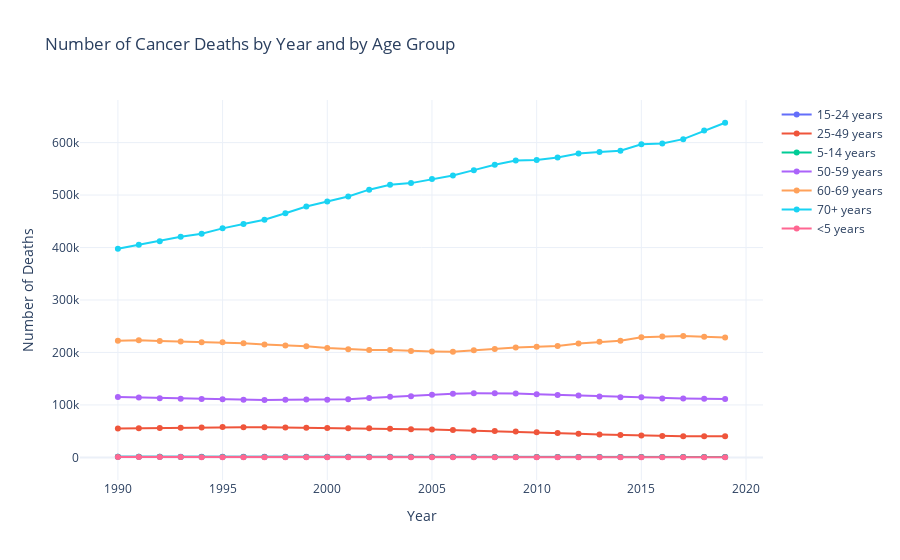

Notebook code for this chart:
### Markdown cell above
**ANALYSIS 2 : Number of Cancer cases from 1990 to 2019 - year by year**

By grouping specific age ranges and tracking the total cancer cases annually for each group, it offers insights into how cancer incidence fluctuates across different demographics over time.

### Code cell
# Define age groups with combined age ranges and corresponding groupings
age_group_mapping = {
    '<5 years': ['<5 years'],
    '5-14 years': ['5-14 years'],
    '15-24 years': ['15-19 years', '20-24 years'],
    '25-49 years': ['25-29 years', '30-34 years', '35-39 years', '40-44 years', '45-49 years'],
    '50-59 years': ['50-54 years', '55-59 years'],
    '60-69 years': ['60-64 years', '65-69 years'],
    '70+ years': ['70-74 years', '75+ years']
}

# Calculate the total number of death cases per age group and year
cases_by_year_age = data[(data['measure_name'] == 'Deaths') & (data['metric_id'] == 1)].groupby(['year', 'age_name'])['val'].sum().reset_index()

aggregated_data = []

for year in cases_by_year_age['year'].unique():
    for new_age_group, age_ranges in age_group_mapping.items():
        # Sum cases for all ages in the new age group for each year
        total_cases = cases_by_year_age[
            (cases_by_year_age['year'] == year) & 
            (cases_by_year_age['age_name'].isin(age_ranges))
        ]['val'].sum()

        aggregated_data.append({
            'year': year,
            'age_group': new_age_group,
            'val': total_cases
        })

aggregated_df = pd.DataFrame(aggregated_data)

pivot_df = aggregated_df.pivot(index='year', columns='age_group', values='val')

traces = []
for age_group in pivot_df.columns:
    traces.append(go.Scatter(
        x=pivot_df.index,
        y=pivot_df[age_group],
        mode='lines+markers',
        name=age_group
    ))

layout = go.Layout(
    title='Number of Cancer Deaths by Year and by Age Group',
    xaxis=dict(title='Year'),
    yaxis=dict(title='Number of Deaths'),
    template='plotly_white'
)

fig = go.Figure(data=traces, layout=layout)

fig.show()

### Figure 1 — Plotly figure (JSON) as saved in the notebook; plotly's stock layout.template omitted (floating-point values rounded to 4 significant figures)
{"data": [{"mode": "lines+markers", "name": "15-24 years", "type": "scatter", "x": [1990, 1991, 1992, 1993, 1994, 1995, 1996, 1997, 1998, 1999, 2000, 2001, 2002, 2003, 2004, 2005, 2006, 2007, 2008, 2009, 2010, 2011, 2012, 2013, 2014, 2015, 2016, 2017, 2018, 2019], "y": [1323.0, 1309.0, 1275.0, 1226.0, 1195.0, 1181.0, 1158.0, 1140.0, 1124.0, 1112.0, 1100.0, 1082.0, 1066.0, 1052.0, 1036.0, 1020.0, 1010.0, 1010.0, 995.9, 972.8, 933.3, 898.5, 863.0, 827.5, 807.2, 789.3, 773.5, 766.8, 772.0, 775.8]}, {"mode": "lines+markers", "name": "25-49 years", "type": "scatter", "x": [1990, 1991, 1992, 1993, 1994, 1995, 1996, 1997, 1998, 1999, 2000, 2001, 2002, 2003, 2004, 2005, 2006, 2007, 2008, 2009, 2010, 2011, 2012, 2013, 2014, 2015, 2016, 2017, 2018, 2019], "y": [54910.0, 55530.0, 56100.0, 56410.0, 56950.0, 57820.0, 57460.0, 57340.0, 57000.0, 56550.0, 56010.0, 55720.0, 55320.0, 54660.0, 53730.0, 53050.0, 52030.0, 51270.0, 50380.0, 49370.0, 47720.0, 46300.0, 44990.0, 43660.0, 42520.0, 41820.0, 40740.0, 40450.0, 40470.0, 40370.0]}, {"mode": "lines+markers", "name": "5-14 years", "type": "scatter", "x": [1990, 1991, 1992, 1993, 1994, 1995, 1996, 1997, 1998, 1999, 2000, 2001, 2002, 2003, 2004, 2005, 2006, 2007, 2008, 2009, 2010, 2011, 2012, 2013, 2014, 2015, 2016, 2017, 2018, 2019], "y": [1053.0, 1032.0, 1005.0, 984.6, 966.6, 941.5, 920.2, 900.2, 885.8, 868.3, 851.6, 830.6, 816.1, 788.7, 766.6, 752.3, 736.7, 718.3, 700.6, 693.6, 675.8, 661.8, 652.3, 638.3, 629.1, 621.9, 615.6, 606.6, 611.1, 609.9]}, {"mode": "lines+markers", "name": "50-59 years", "type": "scatter", "x": [1990, 1991, 1992, 1993, 1994, 1995, 1996, 1997, 1998, 1999, 2000, 2001, 2002, 2003, 2004, 2005, 2006, 2007, 2008, 2009, 2010, 2011, 2012, 2013, 2014, 2015, 2016, 2017, 2018, 2019], "y": [114900.0, 114100.0, 112600.0, 111900.0, 111200.0, 110800.0, 109600.0, 109500.0, 109700.0, 110200.0, 110100.0, 111000.0, 113400.0, 115700.0, 116600.0, 119400.0, 121400.0, 122200.0, 122200.0, 122000.0, 120400.0, 119100.0, 118000.0, 116300.0, 114500.0, 114500.0, 112400.0, 112100.0, 111600.0, 111200.0]}, {"mode": "lines+markers", "name": "60-69 years", "type": "scatter", "x": [1990, 1991, 1992, 1993, 1994, 1995, 1996, 1997, 1998, 1999, 2000, 2001, 2002, 2003, 2004, 2005, 2006, 2007, 2008, 2009, 2010, 2011, 2012, 2013, 2014, 2015, 2016, 2017, 2018, 2019], "y": [222100.0, 223200.0, 222000.0, 220800.0, 219400.0, 219600.0, 217400.0, 215000.0, 213400.0, 211900.0, 208300.0, 206000.0, 204800.0, 204800.0, 202900.0, 202000.0, 201300.0, 204000.0, 206800.0, 209700.0, 210700.0, 212400.0, 217200.0, 220300.0, 222400.0, 229000.0, 230500.0, 231200.0, 229800.0, 228500.0]}, {"mode": "lines+markers", "name": "70+ years", "type": "scatter", "x": [1990, 1991, 1992, 1993, 1994, 1995, 1996, 1997, 1998, 1999, 2000, 2001, 2002, 2003, 2004, 2005, 2006, 2007, 2008, 2009, 2010, 2011, 2012, 2013, 2014, 2015, 2016, 2017, 2018, 2019], "y": [397800.0, 405200.0, 411700.0, 420600.0, 426400.0, 436500.0, 444900.0, 452800.0, 465200.0, 478100.0, 487700.0, 497300.0, 510300.0, 519700.0, 522800.0, 530400.0, 537400.0, 547500.0, 557900.0, 565800.0, 567000.0, 571500.0, 579300.0, 582200.0, 584600.0, 596600.0, 598200.0, 606500.0, 622900.0, 637800.0]}, {"mode": "lines+markers", "name": "<5 years", "type": "scatter", "x": [1990, 1991, 1992, 1993, 1994, 1995, 1996, 1997, 1998, 1999, 2000, 2001, 2002, 2003, 2004, 2005, 2006, 2007, 2008, 2009, 2010, 2011, 2012, 2013, 2014, 2015, 2016, 2017, 2018, 2019], "y": [610.7, 591.0, 567.5, 538.2, 518.2, 484.2, 465.0, 447.0, 429.2, 417.2, 413.4, 408.4, 398.4, 388.1, 383.2, 375.0, 371.3, 368.5, 365.5, 362.5, 356.5, 347.7, 341.5, 332.3, 324.7, 316.0, 312.7, 300.7, 291.8, 283.1]}], "layout": {"title": {"text": "Number of Cancer Deaths by Year and by Age Group"}, "xaxis": {"title": {"text": "Year"}}, "yaxis": {"title": {"text": "Number of Deaths"}}}}
